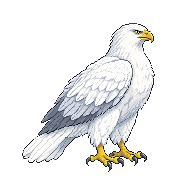
#> input picture tools/orzel/raw/dorosly.png, 192 x 192 px, given in place of Hero_Walk.png, which was not available
$ python etapy_porownanie.py
#> lines starting #> are read from the running program, lines starting #| are printed output that depends on the picture; pictures that were not available may be replaced by others from this repository, and a replacement may not be noted
# python tools/orzel/etapy_porownanie.py
#   -> docs/orzel/etapy_porownanie.png
#
# Biały orzeł, ETAP 1 (koncepcja): jajo i 5 etapów orła obok bohatera, wszystko w skali gry
# (1 piksel obrazka = 1 piksel gry, potem całość x2 najbliższym sąsiadem, jak w grze przy screenScale 2).
# Surowe obrazki z PixelLab leżą w tools/orzel/raw/ (pobrane 2026-10-18):
#   jajo_gniazdo.png   create_image_pro_flash 64x48  (wzór stylu: kruk 48x48)
#   piskle.png         create_image_pro_flash 32x32  (wzór: kruk 32x32)
#   mlody_v2.png       create_image_pro_flash 56x56  (wzór: kruk 48x48; mlody.png = pierwsza, za mała próba)
#   podrostek.png      create_image_pro_flash 80x80  (wzór: bohater 64x64)
#   prawie_dorosly.png create_image_pro_flash 112x112 (wzór: niedźwiedź 104x104)
#   dorosly.png        create_image_pro_flash 192x192 (wzór: niedźwiedź 104x104)
# Nic tu nie generuje w PixelLab i nic nie zmienia w grze.
import os
from PIL import Image, ImageDraw, ImageFont

HERE = os.path.dirname(os.path.abspath(__file__))
ROOT = os.path.abspath(os.path.join(HERE, "..", ".."))
RAW = os.path.join(HERE, "raw")
OUT = os.path.join(ROOT, "docs", "orzel", "etapy_porownanie.png")
TILE = 48
SCALE = 2

GRASS_SRC = os.path.join(ROOT, "img", "tilesets", "Winlu Fantasy Tileset - Exterior",
                         "Fantasy_Tileset_Green_Edition_upgrade", "tilesets", "Fantasy_Outside_A2_2_green.png")
HERO = os.path.join(ROOT, "img", "characters", "Hero_Walk.png")
HUT = os.path.join(ROOT, "img", "system", "Farm_Hut_L.png")
FONT = os.path.join(ROOT, "fonts", "AlegreyaSans-Medium.ttf")
FONT_B = os.path.join(ROOT, "fonts", "AlegreyaSans-Bold.ttf")

YELLOW = (255, 214, 64)
WHITE = (240, 236, 224)

# (plik, podpis, wiersz 2, wiersz 3)
STAGES = [
    ("jajo_gniazdo", "Jajo w gnieździe", "jajo ok. 0,4 pola", "3 dni w cieple"),
    ("piskle", "1. Pisklę", "ok. 0,5 pola", "dni 1-5"),
    ("mlody_v2", "2. Młody", "ok. 0,9 pola", "dni 6-12"),
    ("podrostek", "3. Podrostek", "ok. 1,2 pola", "dni 13-22"),
    ("prawie_dorosly", "4. Prawie dorosły", "ok. 2 pola", "dni 23-36"),
    ("dorosly", "5. Dorosły", "ok. 3 x 3 pola", "od dnia 37"),
]


def grass_tile():
    """A2 autotile 2816 (trawa z pola dziadka), kształt 0 - złożony z ćwiartek jak w silniku"""
    a2 = Image.open(GRASS_SRC).convert("RGBA")
    q = TILE // 2
    t = Image.new("RGBA", (TILE, TILE))
    # FLOOR_AUTOTILE_TABLE[0] = [[2,4],[1,4],[2,3],[1,3]] (ćwiartki 24 px)
    for i, (qx, qy) in enumerate([(2, 4), (1, 4), (2, 3), (1, 3)]):
        part = a2.crop((qx * q, qy * q, qx * q + q, qy * q + q))
        t.paste(part, ((i % 2) * q, (i // 2) * q))
    return t


def trimmed(im):
    bb = im.getbbox()
    return im.crop(bb)


def shadow(canvas, cx, y, w):
    """miękki cień pod stopami (jak CharacterPolish)"""
    sh = Image.new("RGBA", canvas.size, (0, 0, 0, 0))
    d = ImageDraw.Draw(sh)
    h = max(3, w // 5)
    d.ellipse((cx - w // 2, y - h // 2, cx + w // 2, y + h // 2), fill=(0, 0, 0, 70))
    canvas.alpha_composite(sh)


def main():
    hero_sheet = Image.open(HERO).convert("RGBA")
#> hero_sheet is the input picture: PIL image 192x192 RGBA; mean R, G, B, A 52.6, 52.8, 52.3, 67.5
    hero = trimmed(hero_sheet.crop((0, 6 * 64, 64, 7 * 64)))   # stoi, patrzy w prawo (wiersz E)
#> in trimmed, `bb = im.getbbox()`: bb = None
#> in trimmed, `return im.crop(bb)`: returned value: PIL image 64x64 RGBA; every value is 0
    birds = [trimmed(Image.open(os.path.join(RAW, f + ".png")).convert("RGBA")) for f, *_ in STAGES]
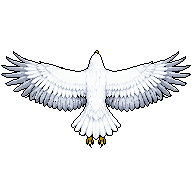
#> input picture tools/orzel/raw/dorosly_lot.png, 192 x 192 px, given in place of jajo_gniazdo.png, which was not available
#> in trimmed (call 2), `bb = im.getbbox()`: bb = (1, 50, 191, 148)
#> in trimmed (call 2), `return im.crop(bb)`:
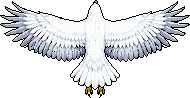
#> returned value: PIL image 190x98 RGBA; mean R, G, B, A 84.3, 85.7, 88.1, 114.1; transparent parts drawn white
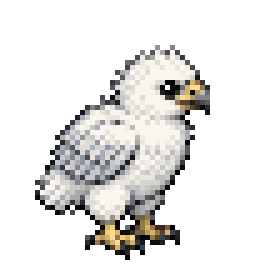
#> input picture tools/orzel/raw/mlody_v2.png, 56 x 56 px (shown 5 times larger)
#> in trimmed (call 4), `bb = im.getbbox()`: bb = (7, 9, 42, 52)
#> in trimmed (call 4), `return im.crop(bb)`:
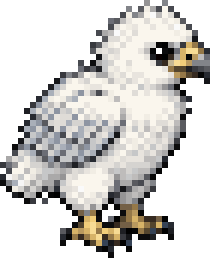
#> returned value: PIL image 35x43 RGBA (shown 6 times larger); mean R, G, B, A 96.4, 94.6, 91.5, 142.5; transparent parts drawn white
    hut = Image.open(HUT).convert("RGBA")

    gap_pair = 6       # bohater - orzeł
    gap_group = 30     # między parami
    margin = 28
    widths = [hero.width + gap_pair + b.width for b in birds]
    W = margin * 2 + sum(widths) + gap_group * (len(birds) - 1) + gap_group + hut.width
    top = 34            # miejsce na tytuł (w pikselach gry)
    tallest = max(max(b.height for b in birds), hut.height)
    ground = top + tallest + 10
    H = ground + 52     # pod ziemią podpisy
    W = (W + TILE - 1) // TILE * TILE

    canvas = Image.new("RGBA", (W, H))
    g = grass_tile()
    for y in range(0, H, TILE):
        for x in range(0, W, TILE):
            canvas.paste(g, (x, y))
    # delikatna siatka pól: 1 pole = 48 px
    grid = Image.new("RGBA", canvas.size, (0, 0, 0, 0))
    gd = ImageDraw.Draw(grid)
    for x in range(0, W, TILE):
        gd.line((x, 0, x, H), fill=(255, 255, 255, 22))
    for y in range(ground % TILE, H, TILE):
        gd.line((0, y, W, y), fill=(255, 255, 255, 22))
    canvas.alpha_composite(grid)

    x = margin
    centers = []
    for (f, *_), b, w in zip(STAGES, birds, widths):
        hx, bx = x, x + hero.width + gap_pair
        shadow(canvas, hx + hero.width // 2, ground, hero.width)
        shadow(canvas, bx + b.width // 2, ground, int(b.width * 0.8))
        canvas.alpha_composite(hero, (hx, ground - hero.height))
        canvas.alpha_composite(b, (bx, ground - b.height))
        centers.append(x + w // 2)
        x += w + gap_group
    shadow(canvas, x + hut.width // 2, ground, hut.width)
    canvas.alpha_composite(hut, (x, ground - hut.height + 4))
    hut_center = x + hut.width // 2

    # x2 jak w grze, potem napisy w pełnej rozdzielczości
    big = canvas.resize((W * SCALE, H * SCALE), Image.NEAREST)
    d = ImageDraw.Draw(big)
    band = Image.new("RGBA", big.size, (0, 0, 0, 0))
    bd = ImageDraw.Draw(band)
    bd.rectangle((0, (ground + 4) * SCALE, W * SCALE, H * SCALE), fill=(0, 0, 0, 170))
    bd.rectangle((0, 0, W * SCALE, (top - 6) * SCALE), fill=(0, 0, 0, 170))
    big.alpha_composite(band)
    d = ImageDraw.Draw(big)
    f_title = ImageFont.truetype(FONT_B, 30)
    f_name = ImageFont.truetype(FONT_B, 24)
    f_small = ImageFont.truetype(FONT, 19)
    d.text((margin * SCALE, 10), "Biały orzeł - etapy wzrostu obok bohatera (skala gry: 1 pole = 48 px, siatka = pola)",
           font=f_title, fill=YELLOW)
    for (f, name, l2, l3), cx in zip(STAGES, centers):
        y0 = (ground + 8) * SCALE
        d.text((cx * SCALE, y0), name, font=f_name, fill=YELLOW, anchor="ma")
        d.text((cx * SCALE, y0 + 30), l2 + " · " + l3, font=f_small, fill=WHITE, anchor="ma")
    y0 = (ground + 8) * SCALE
    d.text((hut_center * SCALE, y0), "Chatka 5 x 3 pola", font=f_name, fill=WHITE, anchor="ma")
    d.text((hut_center * SCALE, y0 + 30), "dla porównania (budynek z gry)", font=f_small, fill=WHITE, anchor="ma")

    os.makedirs(os.path.dirname(OUT), exist_ok=True)
    big.convert("RGB").save(OUT)
    print(OUT, big.size)


if __name__ == "__main__":
#> (the run stopped early here; a loop or call above may not have finished)
